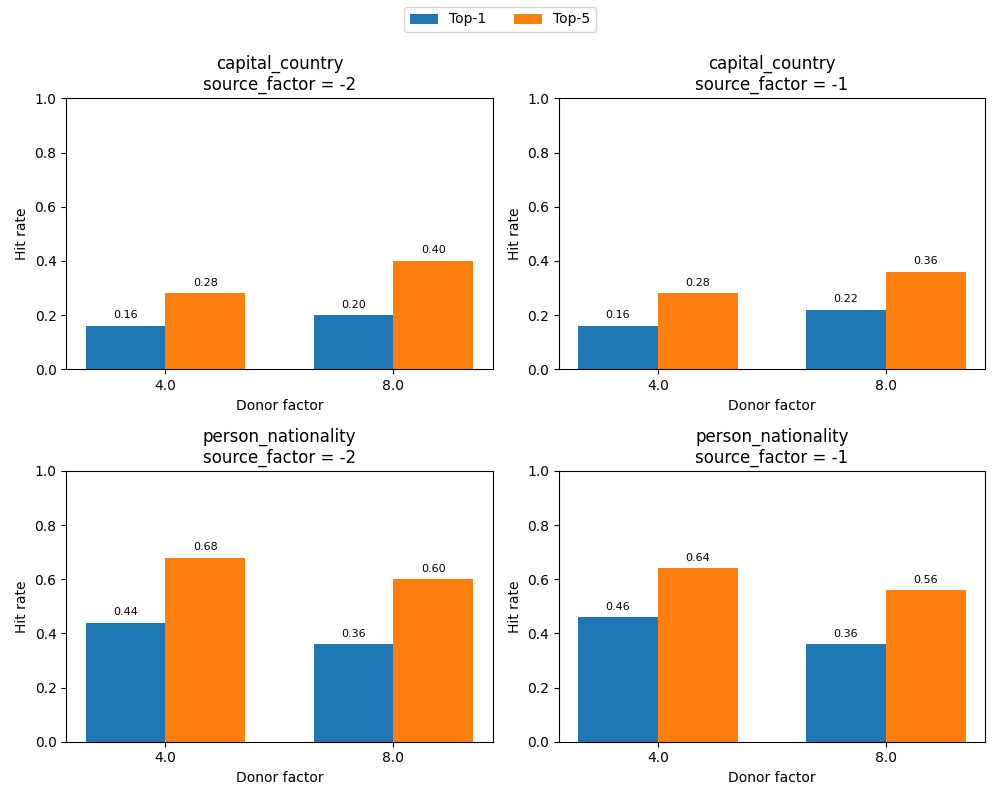

Write Python code to recreate this figure.
import pandas as pd
import matplotlib.pyplot as plt
import numpy as np

df = pd.read_csv("entity_swap_full_sweep/outputs/swap_summary.csv")

relations = list(df["relation_name"].unique())
source_factors = sorted(df["source_factor"].unique())

n_rows = len(relations)
n_cols = len(source_factors)

fig_w = 5 * n_cols
fig_h = 4 * n_rows
fig, axes = plt.subplots(n_rows, n_cols, figsize=(fig_w, fig_h), squeeze=False)

for i, rel in enumerate(relations):
    for j, sf in enumerate(source_factors):
        ax = axes[i, j]
        sub = df[(df["relation_name"] == rel) & (df["source_factor"] == sf)].sort_values("donor_factor")

        x = np.arange(len(sub))
        width = 0.35

        bars1 = ax.bar(x - width/2, sub["top1_hit_rate"], width, label="Top-1")
        bars2 = ax.bar(x + width/2, sub["top5_hit_rate"], width, label="Top-5")

        ax.set_xticks(x)
        ax.set_xticklabels(sub["donor_factor"].astype(str))
        ax.set_ylim(0, 1)
        ax.set_xlabel("Donor factor")
        ax.set_ylabel("Hit rate")
        ax.set_title(f"{rel}\nsource_factor = {sf:g}")

        for bars in [bars1, bars2]:
            for b in bars:
                h = b.get_height()
                ax.text(
                    b.get_x() + b.get_width()/2,
                    h + 0.02,
                    f"{h:.2f}",
                    ha="center",
                    va="bottom",
                    fontsize=8
                )

# Put legend only once
handles, labels = axes[0, 0].get_legend_handles_labels()
fig.legend(handles, labels, loc="upper center", ncol=2)

plt.tight_layout(rect=[0, 0, 1, 0.95])
plt.show()
plt.savefig("entity_swap_full_sweep/outputs/barchart.png")
